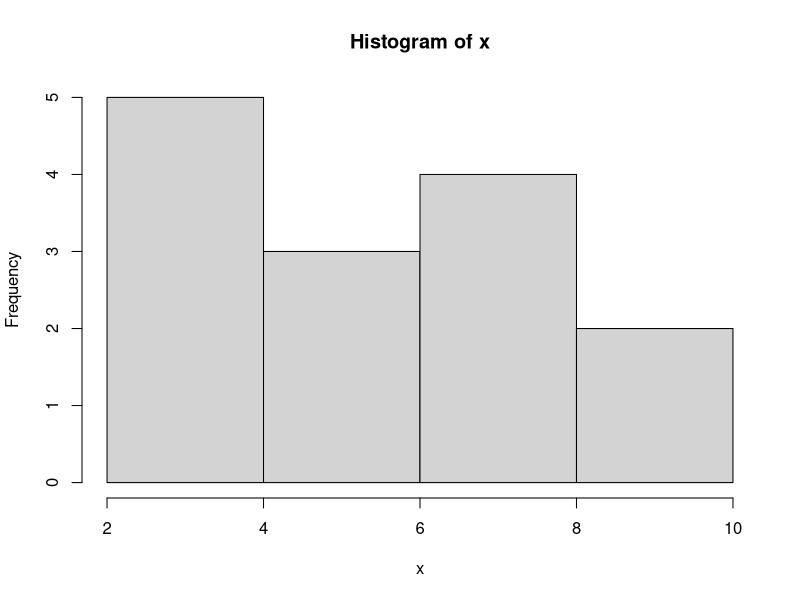
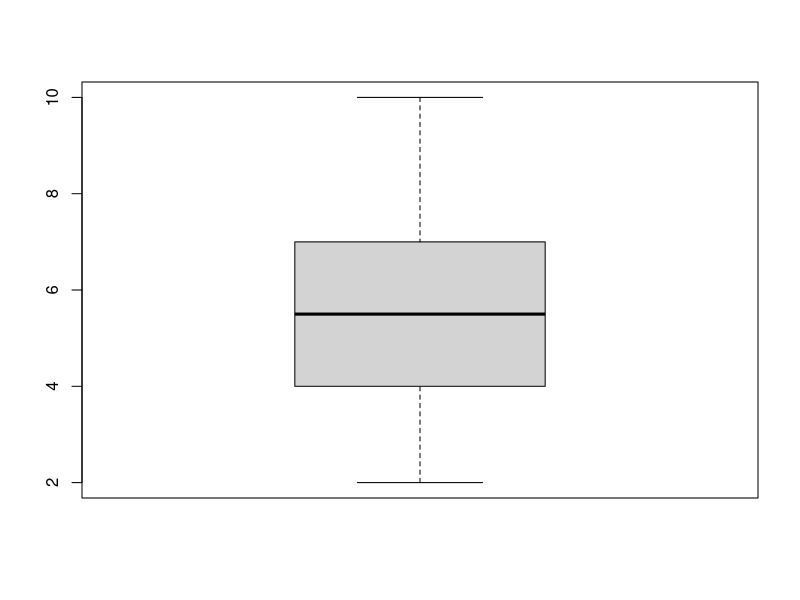
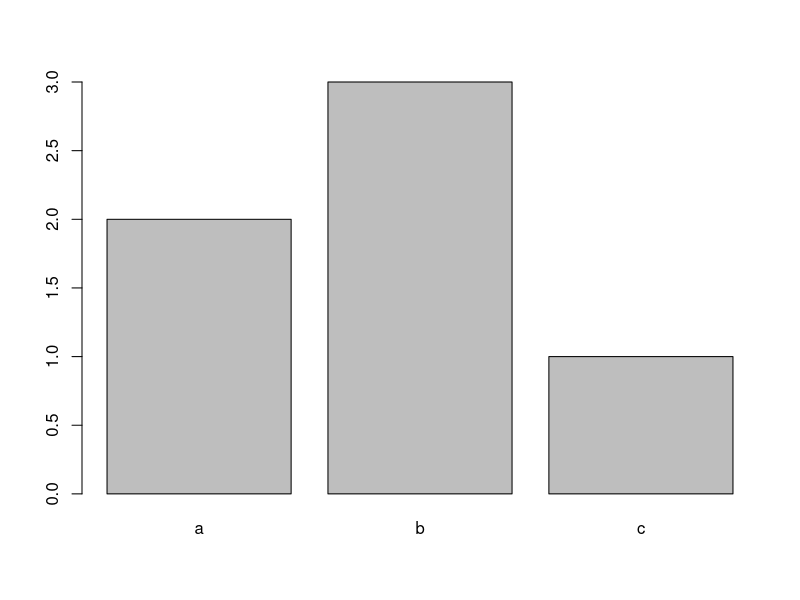
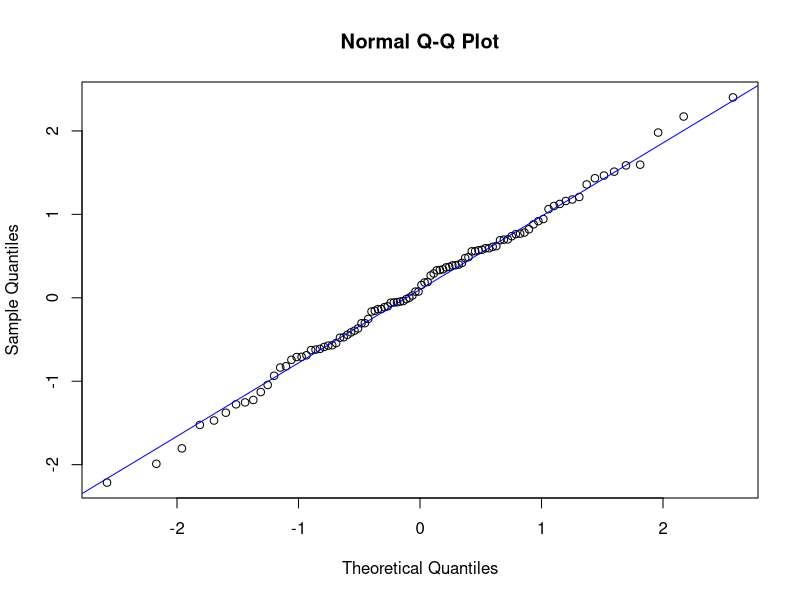
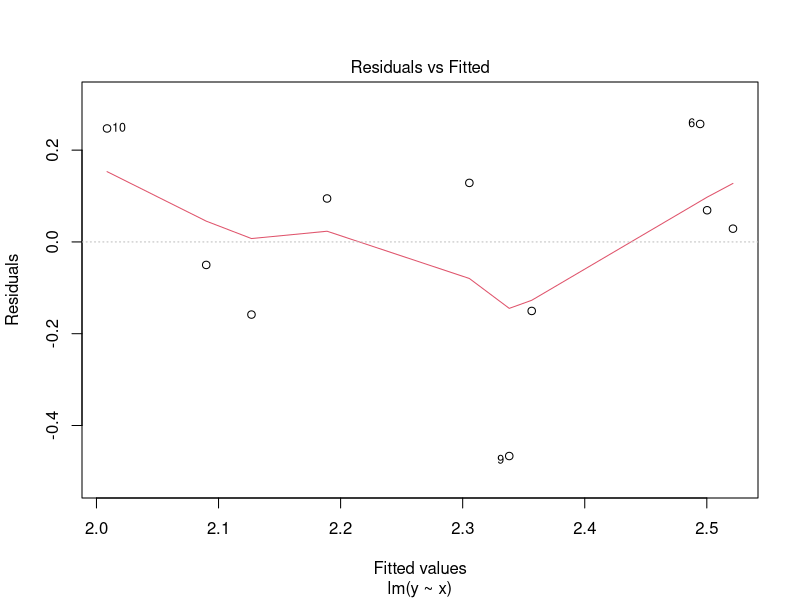
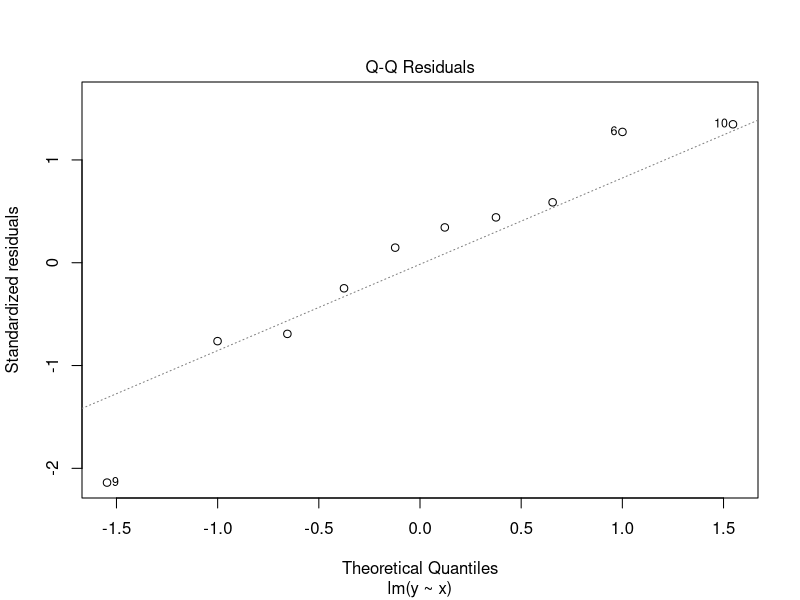

Reproduce these figures in R, in order. (Note: this script raises an error after producing the figures.)
## ---- chunk 1
rm(list = ls())

knitr::opts_chunk$set(echo = TRUE,
                      fig.align="center")
## ---- chunk 2
x <- c(2, 3, 4, 4, 5, 6)
mean(x)
## ---- chunk 3
x <- c(2, 3, 4, 4, 5, 6, 10)
median(x)
## ---- chunk 4
x <- c(2, 3, 4, 4, 5, 6, 10)
var(x)
## ---- chunk 5
x <- c(2, 3, 4, 4, 5, 6, 10)
sd(x)
## ---- chunk 6
x <- c(2, 3, 4, 4, 5, 6, 10, 9, 8, 7, 7, 7, 5, 4)
hist(x)
## ---- chunk 7
x <- c(2, 3, 4, 4, 5, 6, 10, 9, 8, 7, 7, 7, 5, 4)
boxplot(x)
## ---- chunk 8
x = c("a", "a", "b", "b", "b", "c")
table(x)
## ---- chunk 9
x = c("a", "a", "b", "b", "b", "c")
prop.table(table(x))
## ---- chunk 10
x = c("a", "a", "b", "b", "b", "c")
barplot(table(x))
## ---- chunk 11
x <- c(2, 3, 4, 4, 5, 6, 10, 9, 8, 7, 7, 7, 5, 4)
mittelwert <- mean(x)
stdabw <- sd(x)

# Wahrscheinlichkeit für den Wert kleiner oder gleich 7
pnorm(7, mittelwert, stdabw)

# Wahrscheinlichkeit für den Wert gleich oder grösser 7
1 - pnorm(7, mittelwert, stdabw)

# Wert auf der 40%-Perzentile
qnorm(.4, mittelwert, stdabw)
## ---- chunk 12
# simulation von 100 normalverteilten Werten, mean = 0, s = 1
set.seed(1)
x <- rnorm(100)

## qq-plot erstellen
qqnorm(x)

## Linie in qq-plot einzeichnen
qqline(x, col = "blue")
## ---- chunk 13
# simulation von 100 normalverteilten Werten, mean = 0, s = 1
set.seed(1234)
x <- rnorm(100)

# Stichprobenumfang von x ermitteln
n <- length(x)

# Standardabweichung von x berechnen
s <- sd(x)

# Berechnung von SE
SE <- s/sqrt(n)

# Output SE
SE
## ---- chunk 14
# z für ein 95% CI
CI <- .95
z95 <- abs(qnorm((1 - CI)/2))
z95

# z für ein 90% CI
CI <- .9
z90 <- abs(qnorm((1 - CI)/2))
z90

# z für ein 99% CI
CI <- .99
z99 <- abs(qnorm((1 - CI)/2))
z99
## ---- chunk 15
m <- 95.6       # Stichprobenmittelwert
s <- 15.8       # Standardabweichung der Stichprobe
n <- 100        # Stichprobenumfang

# gesucht ist das 95% Konfidenzintervall für den Populationsmittelwert  
CI <- .95       # Konfidenzniveau 95%
z <- abs(qnorm((1-CI)/2))
ME <- z * CI    # Fehlerbereich berechnen

# Obere und untere Grenze für 95%-Konfidenzintervall berechnen
CI95 <- m + c(-1, 1) * ME
CI95
## ---- chunk 16
ME.alt <- 1.862
ME.neu <- ME.alt/2

# neues 95%-Konfidenzintervall berechnen
CI95.neu <- m + c(-1, 1) * ME.neu
CI95.neu

# Stichprobenumfang für das neue 95%-CI berechnen
n.neu <- ((z * s)/ME.neu)^2
n.neu
## ---- chunk 17
# Kennzahlen einer Stichprobe
n <- 25
m <- 15
s <- 3


ci_level <- .95                # Konfidenzniveau
SE <- s/sqrt(n)                # Standardfehler   
t_df <- qt(.025, df = 25 - 1)  # kritischer t-Wert

CI <- m + c(-1, 1) * abs(t_df) * SE
CI
## ---- chunk 18
# Kennzahlen unserer Stichprobe und Nullwert
n <- 25
m <- 15
s <- 3
nullwert <- 13

SE <- s/sqrt(n)                # Standardfehler   
t <- (m - nullwert)/SE         # Teststatistik 

# p-Wert für zweisseitige Hypothese berechnen
p <- 2 * pt(abs(t), df = n - 1, lower.tail = FALSE)

# output von t und p
paste("t =", t, ", p =", p)
## ---- chunk 19
# Daten simulieren (muss man nicht verstehen)
rnorm2 <- function(n, mean, sd) { mean + sd * scale(rnorm(n)) }
x <- rnorm2(n = 25, mean =15, sd = 3)

# t-Test in R
t.test(x, # Stichprobendaten mit m = 15, s = 3, n = 25
       mu = 13, # Nullwert
       alternative = "two.sided") # zweiseitiger Test
## ---- chunk 20
# Kennzahlen unserer Stichprobe und Nullwert
n1 <- 25
m1 <- 15
s1 <- 3
n2 <- 20
m2 <- 18
s2 <- 4

# Standardfehler 
SE <- sqrt((s1^2 / n1) + (s2^2/n2))

# Teststatistik  
t <- (m1 - m2)/SE     

# Freiheitsgrade n2 - 1 ist kleiner als n1 - 1
df <- n1 + n2 - 2

# p-Wert für zweisseitige Hypothese berechnen
p <- 2 * pt(abs(t), df, lower.tail = FALSE)

# output von t und p
paste("t =", t, ", p =", p)
## ---- chunk 21
# Daten simulieren (muss man nicht verstehen)
rnorm2 <- function(n, mean, sd) { mean + sd * scale(rnorm(n)) }
x1 <- rnorm2(n = 25, mean =15, sd = 3)
x2 <- rnorm2(n = 20, mean =18, sd = 4)

# t-Test in R
t.test(x = x1, # Gruppe 1
       y = x2, # Gruppe 2
       paired = FALSE, 
       alternative = "two.sided")# zweiseitiger Test
## ---- chunk 22
# Daten generieren
X <- c(3, 3, 4, 5, 6, 7, 7, 8, 1, 2)
nullwert <- 6.5

# Wilcoxon-Vorzeichenrangtest
wilcox.test(x = X, mu = nullwert, alternative = "two.sided")
## ---- chunk 23
# Daten generieren
X <- c(3, 3, 4, 5, 6, 7, 7, 8, 1, 2)
Y <- c(2, 3, 2, 5, 6, 2, 3, 8, 1, 2)

# Mann-Whitney-U-Test
wilcox.test(x = X, y = Y, alternative = "two.sided", paired = FALSE)
## ---- chunk 24
# Beispielaten generieren
tictoc_m <- c(rep("ja", 23), rep("nein", 29))
tictoc_w <- c(rep("ja", 38), rep("nein", 10))
geschlecht <- c(rep("m", length(tictoc_m)), rep("w", length(tictoc_w)))
tictoc <- data.frame(Geschlecht = geschlecht,
                     tictoc = c(tictoc_m, tictoc_w))

# Chi-Quadrat-Test, Ergebnis in chisq speichern
chisq <- chisq.test(table(tictoc))

# Testergebnis anzeigen
chisq

# Beobachtete Werte anzeigen
chisq$observed

# erwartete Werte anzeigen
chisq$expected
## ---- chunk 25
# Beispieldaten generieren  
set.seed(1)
b0 <- 2
b1 <- .5
x <- runif(10) 
error <- rnorm(10, 0, .2)
y <- b0 + b1 * x + error
daten <- data.frame(x = x, y = y)

# lineares modell berechnen
model <- lm(y ~ x, data = daten)

# Zusammenfassung des Modells anzeigen
summary(model)

# Diagnostische Plots anzeigen
plot(model, which = 1:2)
## ---- chunk 26
# Werte einem Vektor zuweisen
x <- 2
x

# Elemente zu einem Vektor verbinden  
x <- c(2, 4, 6)
x

# Eine ganzzahlige Sequenz erzeugen
x <- 2:6
x

# Eine komplexe Sequenz erzeugen
x <- seq(2, 3, by = .5)
x
## ---- chunk 27
# Beispielvariable erzeugen für Demo
x <- c(3, 2, 1, 2, 2, 1, 3, 4)  

# Variable sortieren
sort(x)

# Werte zählen und in Tabelle ausgeben
table(x)

# Länge einer Variable bestimmen
length(x)
## ---- chunk 28
# das 4. Element
x[4]

# alle Elemente ausser dem 4. Element
x[-4]

# Elemente 2 bis 4
x[2:4]

# Elemente die gleich 3 sind
x[x == 3] 

# Alle Elemente die kleiner als 3 sind  
x[x < 3]
## ---- chunk 29
# numeric (quantitativ)
x <- c(1, 0, 1)
str(x)

# chraracter (string)
x <- c("Anna", "Felix", "Lena")
str(x)

# factor (nominal), Verwendung als Gruppierungsvariable
x <- c("con", "exp", "exp")  
geschlecht <- factor(x,  levels = c("con", "exp"))
str(geschlecht)

# logical - TRUE, FALSE
x <- c(TRUE, FALSE, FALSE, TRUE)
x

# Beispiel für die Verwendung von logischen Variablen
x <- 1:10
x
x > 5
x[x > 5]
## ---- chunk 30
# Addieren
1 + 2

# Subtrahieren
2 - 1

# Multiplizieren
2 * 3

# Dividieren
6 / 3

# Quadrieren
3^2

# Quadratwurzel ziehen
sqrt(9)

# Absolutwert
abs(-2)

# Beispielvariable erzeugen für Demo
x <- c(3, 2, 1, 2, 2, 1, 3, 4)  

# Summe berechnen
sum(x)

# Maximum finden
max(x)

# Minimum finden
min(x)

# Wert auf 3 Stellen runden
Wert <- 3.1234567
round(Wert, 3)

# Mittelwert von x
mean(x)

# Median von x
median(x)

# Varianz von x
var(x)

# Standardabweichung von x
sd(x)

# Spannweite, Variationsbreite (gibt min und max)
range(x)

# Interquartilsabstand
IQR(x)
## ---- chunk 31
# Einen Datensatz erstellen
df <- data.frame(
  variable1 = 1:3,
  variable2 = c("A", "B", "C")
)
df

# Gesamten Datensatz anzeigen
View(df)

# Erste 6 Zeilen eines Datensatzes anzeigen
head(df)

# Anzahl Zeilen und Spalten anzeigen
dim(df)

# Spalte des Datensatzes anzeigen
df[, 1]  

# Zeile des Datensatzes anzeigen
df[2, ]

# Bestimmte Zelle des Datensatzes anzeigen
df[2, 2]

# Variable des Datensatzes
df$variable1
